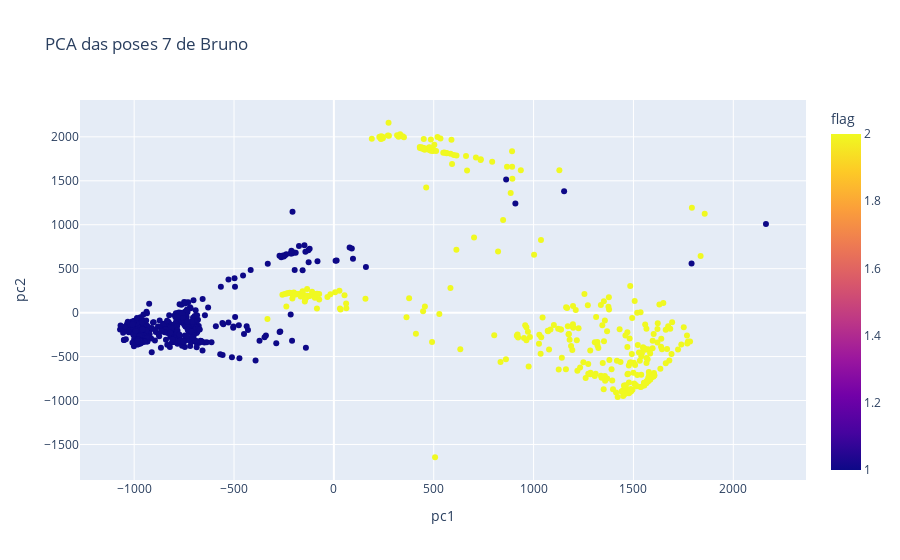

The code cell stored with this chart in its notebook:
### Code cell
# adiciona as componentes principais ao dataframe
df_pose3['pc1'] = X_pca[:,0]
df_pose3['pc2'] = X_pca[:,1]

# plota as componentes principais
fig = px.scatter(df_pose3, x='pc1', y='pc2', color='flag',
                 title='PCA das poses 7 de Bruno')
fig.show()

### Figure 1 — Plotly figure (JSON) as saved in the notebook; plotly's stock layout.template omitted (floating-point values rounded to 4 significant figures; data arrays with more than 128 entries replaced by an {"elided": "..."} marker saying what was removed)
{"data": [{"hovertemplate": "pc1=%{x}<br>pc2=%{y}<br>flag=%{marker.color}<extra></extra>", "legendgroup": "", "marker": {"color": {"elided": "794 int values"}, "coloraxis": "coloraxis", "symbol": "circle"}, "mode": "markers", "name": "", "orientation": "v", "showlegend": false, "type": "scatter", "x": {"elided": "794 float values"}, "xaxis": "x", "y": {"elided": "794 float values"}, "yaxis": "y"}], "layout": {"coloraxis": {"colorbar": {"title": {"text": "flag"}}, "colorscale": [[0, "#0d0887"], [0.1111, "#46039f"], [0.2222, "#7201a8"], [0.3333, "#9c179e"], [0.4444, "#bd3786"], [0.5556, "#d8576b"], [0.6667, "#ed7953"], [0.7778, "#fb9f3a"], [0.8889, "#fdca26"], [1, "#f0f921"]]}, "legend": {"tracegroupgap": 0}, "title": {"text": "PCA das poses 7 de Bruno"}, "xaxis": {"anchor": "y", "domain": [0, 1], "title": {"text": "pc1"}}, "yaxis": {"anchor": "x", "domain": [0, 1], "title": {"text": "pc2"}}}}
